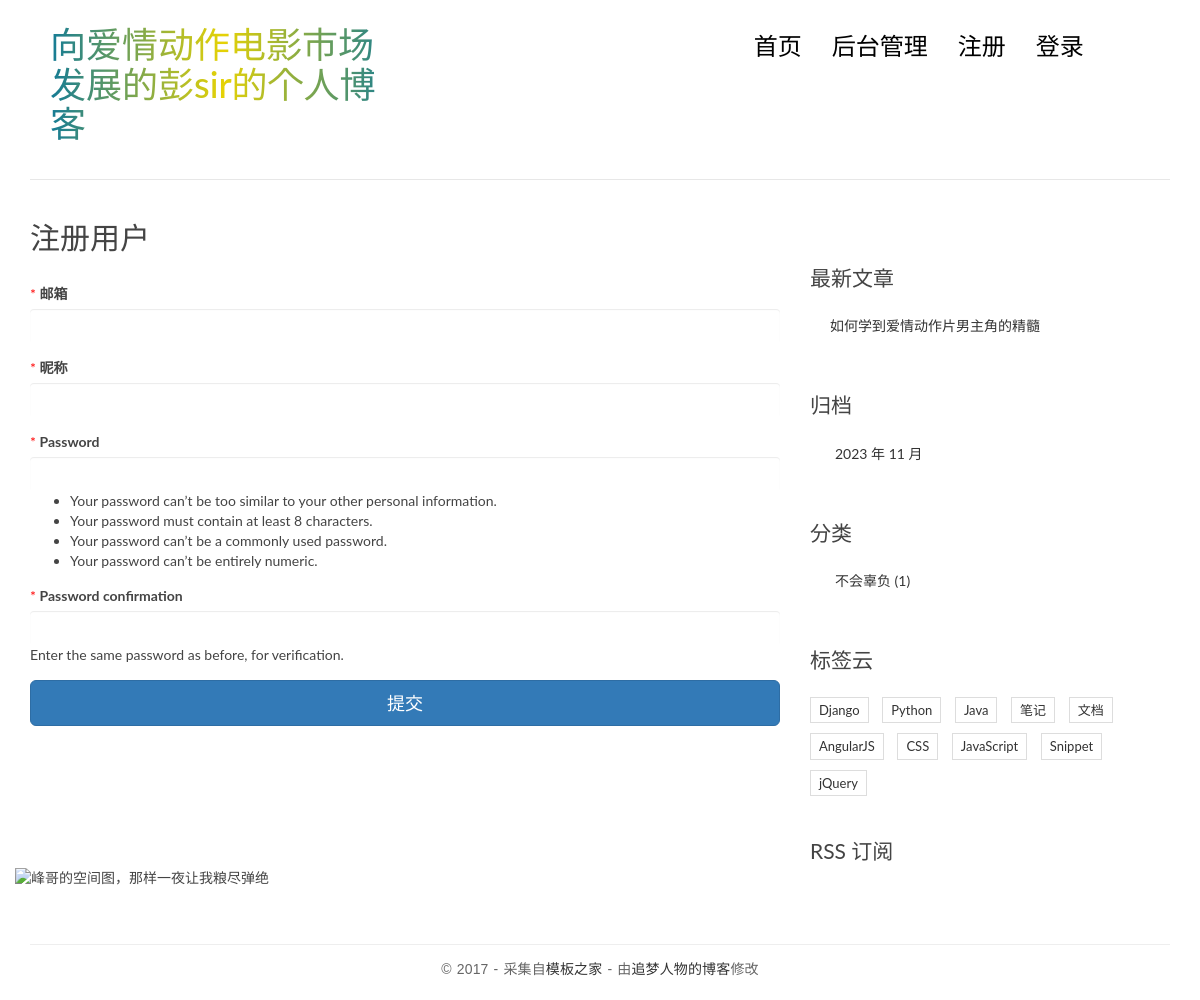
The page /registe/ on the database its author committed.
### blog/models.py (models this page shows, shortened)
class Post(models.Model):
    title = models.fields.CharField('文章标题', max_length=100)
    body = models.fields.TextField('文章内容')
    body_html = models.fields.TextField('文章内容html形式', editable=False)
    toc_html =models.fields.TextField('文章目录html形式', editable=False)
    created_time = models.DateTimeField('创建时间', auto_now_add=True)
    modified_time = models.DateTimeField('修改时间', auto_now=True)
    category = models.ForeignKey(Category, verbose_name = '类别', on_delete=models.CASCADE)
    tags = models.ManyToManyField(Tag, verbose_name = '标签')
    author = models.ForeignKey(User, verbose_name = '作者', on_delete=models.CASCADE)
    excerpt = models.CharField('摘要', max_length=64, editable=False)
    views = models.PositiveIntegerField('阅读次数', default=0, editable=False)
    class Meta:
        verbose_name = '文章'   # 单数形式
        verbose_name_plural = verbose_name    # 复数形式

class Category(models.Model):
    name = models.fields.CharField('分类名称', max_length=100)
    class Meta:
        verbose_name = '文章分类'   # 单数形式
        verbose_name_plural = verbose_name    # 复数形式

### users/views.py (the view)
# urls.py: path('registe/', views.registe),
def registe(request):
    if request.method == 'GET':
        form = RegisteForm()
    else:
        form = RegisteForm(request.POST)
        if form.is_valid():
            form.save()
            messages.add_message(request, messages.SUCCESS, '注册成功~！')
            return redirect('/')
    return render(request, 'form.html', context={
        'form': form,
        'little_title': '注册用户'
    })

### users/forms.py (shortened to what this page needs)
class RegisteForm(UserCreationForm):
    class Meta(UserCreationForm.Meta):
        model = User
        fields = ('email', 'nickname')

### blog/cp.py (called while the page is built)
def blogcp(request):
    return {
        'title': settings.TITLE,
    }

### blog/templatetags/blog_extras.py (called while the page is built)
@register.inclusion_tag('blog/inclusions/recent_posts.html', takes_context=True)
def show_recent_posts(context):
    return {
        'recent_posts': Post.objects.all().order_by('-created_time')[:3]
    }

@register.inclusion_tag('blog/inclusions/archives.html', takes_context=True)
def show_archives(context):
    return {
        'archives': Post.objects.dates('created_time', 'month', order='DESC')
    }

@register.inclusion_tag('blog/inclusions/categories.html', takes_context=True)
def show_categories(context):
    return {
        'categories': Category.objects.all()
    }

### templates/form.html (shortened to what this page needs)
{% extends 'base.html' %}
{% block main %}
<main class="col-md-8">
    <h2>{{ little_title }}</h2><br>
    <form class="common-form" method="post">
        {% for field in form %}
        <div class="form-group">
            {% if field.field.required %}
            <span class="red-text">*</span>
            {% endif %}
            <label>{{ field.label }}</label>
            {{ field }}
            {{ field.help_text | safe }}
        </div>
        {% endfor %}
        <button type="submit" class="btn btn-primary btn-lg btn-block">提交</button>
    </form>
</main>
{% endblock %}

### templates/blog/inclusions/recent_posts.html (shortened to what this page needs)
<!DOCTYPE html>
<html lang="en">
<head>
</head>
<body>
  <div class="widget widget-recent-posts">
    <h3 class="widget-title">最新文章</h3>
    <ul>
      {% for post in recent_posts %}
      <li>
        <a href="/posts/{{ post.id }}/">{{ post.title }}</a>
      </li>
      {% endfor %}
    </ul>
  </div>
</body>
</html>

### templates/blog/inclusions/categories.html
<div class="widget widget-category">
    <h3 class="widget-title">分类</h3>
    <ul>
        {% for category in categories %}
        <li>
            <a href="/categories/{{ category.id }}/">{{ category.name }} <span class="post-count">({{ category.post_set.count }})</span></a>
        </li>
        {% endfor %}
    </ul>
</div>

### static/blog/css/custom.css (style rules this page uses)
* { outline: none; }
h1, h2, h3, h4, h5, h6 { margin-top: 0; }
a { color: #333; }
body { color: #444; font-family: 'Lato', sans-serif; }
.widget { background: #fff; padding: 30px 0 0; }
.widget-title { font-size: 1.5em; margin-bottom: 20px; line-height: 1.6; padding: 10px 0 0; font-weight: 400; }
.widget-recent-posts ul { padding: 0; margin: 0; padding-left: 20px; }
.widget-recent-posts ul li { list-style-type: none; position: relative; line-height: 170%; margin-bottom: 10px; }
.widget-recent-posts ul li::before { content: '\f3d3'; font-family: "Ionicons"; position: absolute; left: -17px; top: 3px; font-size: 16px; color: #000; }
.widget-category ul { padding: 0; margin: 0; padding-left: 25px; }
.widget-category ul li { list-style-type: none; position: relative; line-height: 170%; margin-bottom: 10px; }
.widget-category ul li::before { content: '\f3fe'; font-family: "Ionicons"; position: absolute; left: -25px; top: 1px; font-size: 18px; color: #000; }

### templates/base.html (style rules this page uses)
.red-text { color: red; }
.common-form input { display: block; width: 100%; height:34px; padding: 6px 12px; font-size: 14px; line-height: 1.42857143; color: #555; background-color: #fff; background-image: none; border: 1px; solid #ccc; border-radius: 4px; -webkit-box-shadow: inset 0 1px 1px rgb(0 0 0 / 8%); box-shadow: inset 0 1px 1px rgb(0 0 0 / 8%); -webkit-transition: border-color ease-in-out .15s,box-shadow ease-in-out .15s; -o-transition: border-color ease-in-out .15s,box-shadow ease-in-out .15s; -webkit-transition: border-color ease-in-out .15s,-webkit-box-shadow ease-in-out .15s; transition: border-color ease-in-out .15s,-webkit-box-shadow ease-in-out .15s; transition: border-color ease-in-out .15s,box-shadow ease-in-out .15s; transition: border-color ease-in-out .15s,box-shadow ease-in-out .15s,-webkit-box-shadow ease-in-out .15s; }

### rows shown on the page
Post: title "如何学到爱情动作片男主角的精髓"
Category: name "不会辜负", post_set.count "1"

### other values the page prints
{{ title }} "向爱情动作电影市场发展的彭sir的个人博客"
{{ little_title }} "注册用户"
{{ field.label }} "邮箱" "昵称" "Password" "Password confirmation"
{{ field.help_text | safe }} "Enter the same password as before, for verification."
{{ archive.year }} "2023"
{{ archive.month }} "11"
